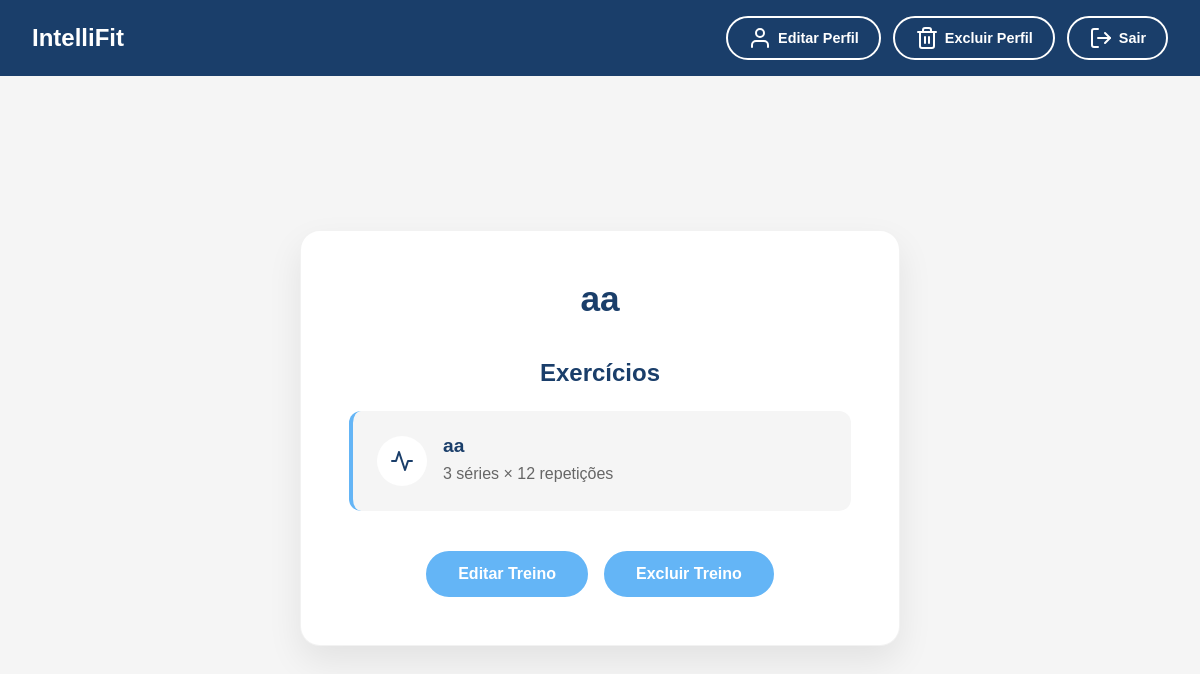
The app's page /workout/11/ with its own data.
### workout/models.py (models this page shows, shortened)
class Workout(models.Model):
    name = models.CharField(max_length=100)
    description = models.TextField(blank=True)

class WorkoutExercise(models.Model):
    workout = models.ForeignKey(Workout, on_delete=models.CASCADE, related_name='exercises')
    exercise = models.ForeignKey(Exercise, on_delete=models.CASCADE)
    sets = models.IntegerField(default=3)
    reps = models.IntegerField(default=12)
    order = models.IntegerField(default=1)

class Exercise(models.Model):
    name = models.CharField(max_length=100)

### workout/views.py (the view)
# urls.py: path('<int:workout_id>/', views.workout_detail, name='workout_detail'),
def workout_detail(request, workout_id):
    workout = get_object_or_404(Workout, id=workout_id)
    exercises = WorkoutExercise.objects.filter(workout=workout).select_related('exercise').order_by('id')
    context = {
        'workout': workout,
        'exercises': exercises
    }
    return render(request, 'workout_detail.html', context)

### workout/templates/workout_detail.html (shortened to what this page needs)
{% load static %}
<!DOCTYPE html>
<html lang="pt-br">
<head>
    <link rel="stylesheet" href="{% static 'global/css/global.css' %}">
    <link rel="stylesheet" href="{% static 'workout/css/workout_detail.css' %}">
</head>
<body>
    <header class="header">
        <a href="{% url 'dashboard' %}" class="logo-container">
            <h1 class="site-name">IntelliFit</h1>
        </a>
        <nav class="header-actions">
            <a href="{% url 'edit_account' %}" class="nav-btn"><i data-feather="user"></i> Editar Perfil</a>
            <a href="{% url 'delete_account' %}" class="nav-btn delete-btn"><i data-feather="trash-2"></i> Excluir Perfil</a>
            <form action="{% url 'logout' %}" method="post" class="logout-form">
                <button type="submit" class="nav-btn logout-btn"><i data-feather="log-out"></i> Sair</button>
            </form>
        </nav>
    </header>
    <main class="main-content">
        <div class="dashboard-container">
            <div class="workout-header">
                <h2 class="welcome">{{ workout.name }}</h2>
            </div>
            <div class="exercises-section">
                <h3 class="exercises-title">Exercícios</h3>
                {% if exercises %}
                    <div class="exercises-list">
                        {% for ex in exercises %}
                            <div class="exercise-card">
                                <div class="exercise-icon">
                                    <i data-feather="activity"></i>
                                </div>
                                <div class="exercise-info">
                                    <h4 class="exercise-name">{{ ex.exercise.name }}</h4>
                                    <p class="exercise-details">{{ ex.sets }} séries × {{ ex.reps }} repetições</p>
                                </div>
                            </div>
                        {% endfor %}
                    </div>
                {% endif %}
            </div>
            <div class="workout-actions">
                <a href="{% url 'edit_workout' workout.id %}" class="action-btn">Editar Treino</a>
                <button type="button" class="action-btn delete-btn" onclick="openDeleteModal()">Excluir Treino</button>
            </div>
        </div>
    </main>
</body>
</html>

### templates/static/global/css/global.css (style rules this page uses)
:root { --dark-blue: #1a3e6a; --green: #4caf50; --light-blue: #64b5f6; --light-gray: #f5f5f5; --danger: #e53935; --background: #f5f5f5; --text: #1a3e6a; --card: #fff; }
* { margin: 0; padding: 0; box-sizing: border-box; font-family: Arial, Helvetica, sans-serif; }
body { background: var(--background); color: var(--text); min-height: 100vh; display: flex; flex-direction: column; }
.header { background: var(--dark-blue); padding: 1rem 2rem; display: flex; justify-content: space-between; align-items: center; box-shadow: 0 2px 10px rgba(0, 0, 0, 0.1); }
.logo-container { display: flex; align-items: center; gap: 12px; text-decoration: none; color: white; }
.site-name { color: white; font-size: 1.5rem; font-weight: bold; font-family: Arial, Helvetica, sans-serif; }
.nav-btn { padding: 8px 20px; border: 2px solid white; border-radius: 25px; background: transparent; color: white; text-decoration: none; font-size: 0.9rem; font-weight: 600; transition: all 0.3s ease; cursor: pointer; font-family: Arial, Helvetica, sans-serif; padding: 8px 20px; border: 2px solid white; border-radius: 25px; background: transparent; color: white; text-decoration: none; font-size: 0.9rem; font-weight: 600; transition: all 0.3s ease; cursor: pointer; font-family: Arial, Helvetica, sans-serif; display: inline-flex; align-items: center; justify-content: center; gap: 6px; white-space: nowrap; min-height: 40px; box-sizing: border-box; }
.main-content { flex: 1; padding: 2rem; }

### templates/static/workout/css/workout_detail.css (style rules this page uses)
.main-content { flex: 1; display: flex; justify-content: center; align-items: center; padding: 2rem; background: var(--background); }
.dashboard-container { background-color: var(--card); padding: 3rem; border-radius: 20px; box-shadow: 0 15px 35px rgba(0, 0, 0, 0.08); width: 100%; max-width: 600px; text-align: center; border: 1px solid rgba(0, 0, 0, 0.05); position: relative; }
.workout-header { margin-bottom: 2.5rem; }
.welcome { color: var(--text); font-size: 2.2rem; margin-bottom: 1rem; font-weight: 600; font-family: Arial, Helvetica, sans-serif; }
.exercises-section { margin-bottom: 2.5rem; }
.exercises-title { color: var(--text); font-size: 1.5rem; margin-bottom: 1.5rem; font-weight: 600; font-family: Arial, Helvetica, sans-serif; }
.exercises-list { display: flex; flex-direction: column; gap: 1rem; }
.exercise-card { background: var(--light-gray); border-radius: 12px; padding: 1.5rem; display: flex; align-items: center; gap: 1rem; transition: all 0.3s ease; border-left: 4px solid var(--light-blue); }
.exercise-icon { width: 50px; height: 50px; background: white; border-radius: 50%; display: flex; align-items: center; justify-content: center; flex-shrink: 0; }
.exercise-info { text-align: left; flex: 1; }
.exercise-name { color: var(--text); font-size: 1.2rem; margin-bottom: 0.5rem; font-weight: 600; font-family: Arial, Helvetica, sans-serif; }
.exercise-details { color: #666; font-size: 1rem; margin-bottom: 0.3rem; font-family: Arial, Helvetica, sans-serif; }
.workout-actions { display: flex; gap: 1rem; justify-content: center; flex-wrap: wrap; margin-top: 2rem; }
.action-btn { padding: 12px 30px; border-radius: 25px; text-decoration: none; font-weight: 600; font-family: Arial, Helvetica, sans-serif; display: inline-flex; align-items: center; gap: 8px; transition: all 0.3s ease; background: var(--light-blue); color: white; cursor: pointer; font-size: 1rem; border: 2px solid var(--light-blue); min-width: 160px; justify-content: center; }
.header-actions { display: flex; align-items: center; gap: 12px; }
.logout-form { margin: 0; padding: 0; display: flex; }
.nav-btn { padding: 8px 20px; border: 2px solid white; border-radius: 25px; background: transparent; color: white; text-decoration: none; font-size: 0.9rem; font-weight: 600; transition: all 0.3s ease; cursor: pointer; font-family: Arial, Helvetica, sans-serif; display: flex; align-items: center; gap: 6px; white-space: nowrap; }
.logout-form { margin: 0; padding: 0; }
.header-actions > * { display: flex; align-items: center; }
.logout-form .nav-btn { margin: 0; border: 2px solid white; }

### records on screen
Workout: name "aa"
WorkoutExercise: exercise.name "aa", sets "3", reps "12"
